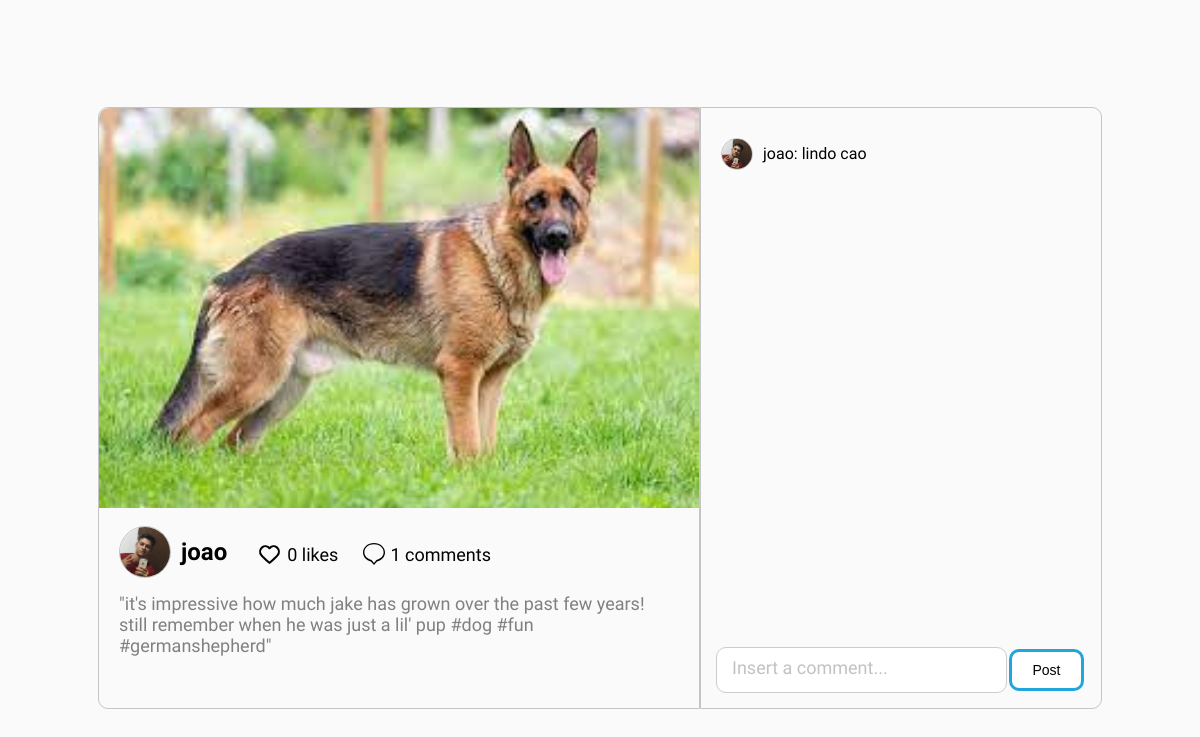
/post/10/comment (signed in), run on an earlier commit of the app's database.
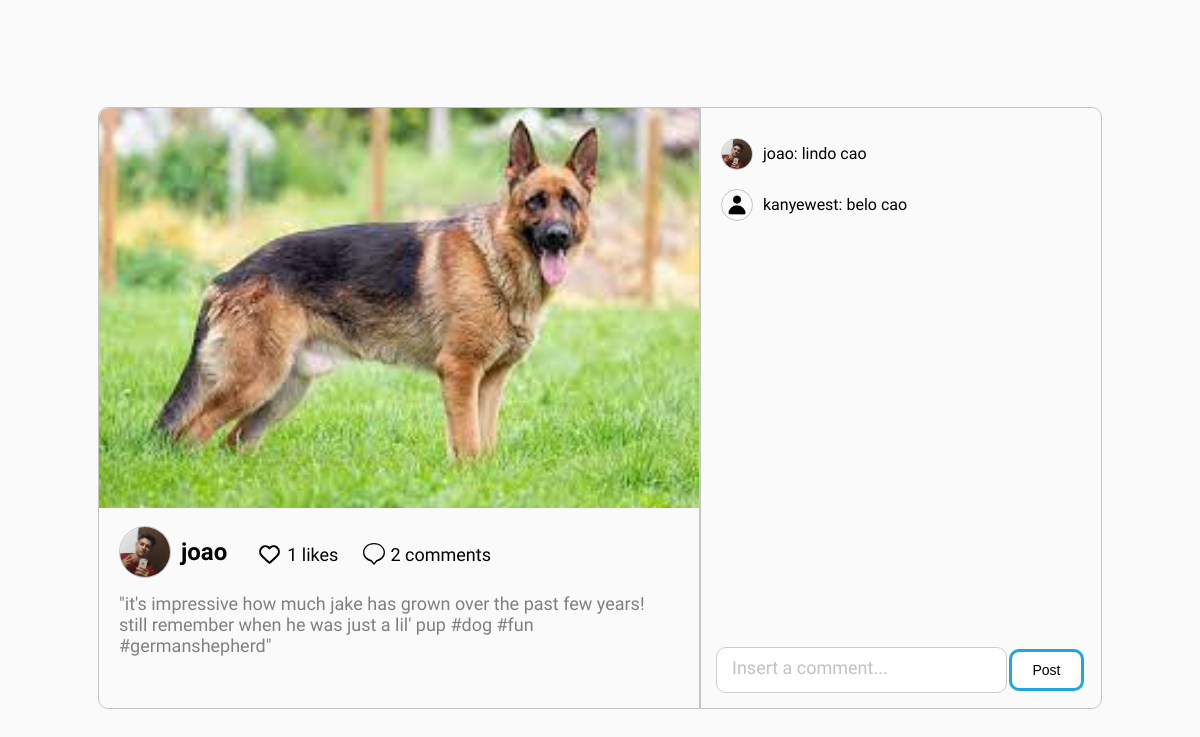
And on a later commit of the database.
### myapp/models.py (models this page shows, shortened)
class Post(models.Model):
    user_profile = models.ForeignKey(UserProfile, on_delete=models.CASCADE, null=True)
    user = models.ForeignKey(User, on_delete=models.CASCADE, null=True, blank=True)
    image = models.ImageField(null=True, upload_to='images/')
    description = models.CharField(max_length=500, null=True, blank=True)
    date = models.DateTimeField(auto_now_add=True)
    likes = models.IntegerField(default=0)
    comment = models.IntegerField(default=0)
    who_liked = models.ManyToManyField(User, related_name='liked_posts', blank=True)

class Comment(models.Model):
    user = models.ForeignKey(User, on_delete=models.CASCADE)
    user_profile = models.ForeignKey(UserProfile, on_delete=models.CASCADE, null=True)
    post = models.ForeignKey(Post, on_delete=models.CASCADE, related_name='comments')
    comment = models.CharField(max_length=100, null=True, blank=True)
    date = models.DateTimeField(auto_now_add=True)

class UserProfile(models.Model):
    user = models.OneToOneField(User, on_delete=models.CASCADE)
    profile_image = models.ImageField(upload_to='images/', default='images/defaultuser.png')
    bio = models.CharField(max_length=100, null=True, blank=True)

class User(AbstractUser):
    SPECIES_CHOICES = [
        ('dog', 'Dog'),
        ('cat', 'Cat'),
        ('bird', 'Bird'),
        ('fish', 'Fish'),
        ('rabbit', 'Rabbit'),
        ('hamster', 'Hamster'),
        ('turtle', 'Turtle'),
        ('horse', 'Horse'),
        ('snake', 'Snake'),
        ('lizard', 'Lizard'),
        ('pig', 'Pig'),
        ('monkey', 'Monkey'),
        ('other', 'Other'),
    ]
    profile_image = models.ImageField(null=True, blank=True, upload_to='images/')
    phone = models.CharField(max_length=20, null=True, blank=True)
    address = models.CharField(max_length=50, null=True, blank=True)
    amount_of_followers = models.IntegerField(default=0)
    amount_of_following = models.IntegerField(default=0)
    followers = models.ManyToManyField('self', blank=True, symmetrical=False)
    following = models.ManyToManyField('self', blank=True, symmetrical=False, related_name='following_user')
    species = models.CharField(max_length=10, choices=SPECIES_CHOICES, null=True, blank=True)

### myapp/views.py (the view)
# urls.py: path('post/<str:post_id>/comment', views.comment, name='comment_post'),
@login_required
def comment (request, post_id):
    post = Post.objects.get(id=post_id)
    comments = Comment.objects.filter(post=post)
    form = CommentForm(request.POST)
    current_user = request.user
    if request.method == 'POST':
        if form.is_valid():
            comment = form.save(commit=False)
            comment.user = request.user
            comment.user_profile = request.user.userprofile
            comment.post = post
            comment.save()
            post.comment += 1
            post.save()
            print(post.comment)
            print('Valid comment')
        else:
            error_message = 'Every comment must have a text. Try again!'
            messages.error(request, error_message, extra_tags='TEXT_BLANK_ERROR')
            print('Invalid comment')
    else:
        form = CommentForm()
    liked_posts = Likes.objects.filter(user=current_user).values_list('post', flat=True)
    return render(request, 'post_details.html', {'form': form , 'comments': comments, 'post': post, 'liked_posts': liked_posts})

### myapp/forms.py
class CommentForm(forms.ModelForm):
   class Meta:
      model = Comment
      fields = ['comment']
      labels = {
          'comment': 'Comentário',
      }

### myapp/templates/post_details.html (shortened to what this page needs)
{% extends "base.html" %}
{% block content %}
<!DOCTYPE html>
<html lang="en">
<head>
    {% load static %}
    <link rel="stylesheet" href="{% static 'postdetail.css' %}">
</head>
<body>
    <div class = "post_details">
        <div class = "test">
            <div class = "post_image_and_likes">
                <div class = img_container><img id = "post_image" src = "{{ post.image.url }}" alt=""></div>
                <div class = "post_info">
                    <div id = "user">
                        <img id = "main_image" src="{{ post.user_profile.profile_image.url }}" alt="">
                        <strong>{{ post.user.username }}</strong>
                        <div class = "like_post">
                            {% if post.id in liked_posts %}
                                <a href="{% url 'like_post' post.id %}">
                                    <img id = "heart" src="{% static 'img/test.png' %}" alt="">
                                </a>
                            {% else %}
                                <a href="{% url 'like_post' post.id %}">
                                    <img id = "heart" src="{% static 'img/heart_black.svg' %}" alt="">
                                </a>
                            {% endif %}
                            <p id = "amount_likes">{{ post.likes}} likes</p>
                        </div>
                        <div class = "like_post">
                                <img id = "comment" src="{% static 'img/comment_black.svg' %}" alt="">
                            <p id = "amount_likes"> {{ post.comment }} comments</p>
                        </div>
                    </div>
                    <p id = "post_desc">"{{post.description}}"</p>
                </div>
            </div>
            <div class = "post_comments">
                <div class = "all_comments">
                    {% for comment in comments %}
                    <div id = "user">
                        <img id = "profile_image" src="{{ comment.user_profile.profile_image.url }}" alt="">
                            <p id =  "comment_info">  {{ comment.user.username }}: {{ comment.comment }}  </p>
                    </div>
                    {% endfor %}
                </div>
                <div class = "insert_new_comment">
                    <form method="post" method="POST" enctype="multipart/form-data" id="post-form">
                            <input type="text" name="comment" placeholder="Insert a comment..." required value="{{ form.username.value|default:'' }}">
                        <br>
                        <button type="submit">Post</button>
                    </form>
                </div>
            </div>
        </div>
    </div>
</body>
</html>
{% endblock %}

What changed in the data, as far as the page shows it:
changed Post "joao": likes "0" → "1"; comment "1" → "2"
added Comment: user_profile.profile_image (placeholder picture), user.username "kanyewest", comment "belo cao"
